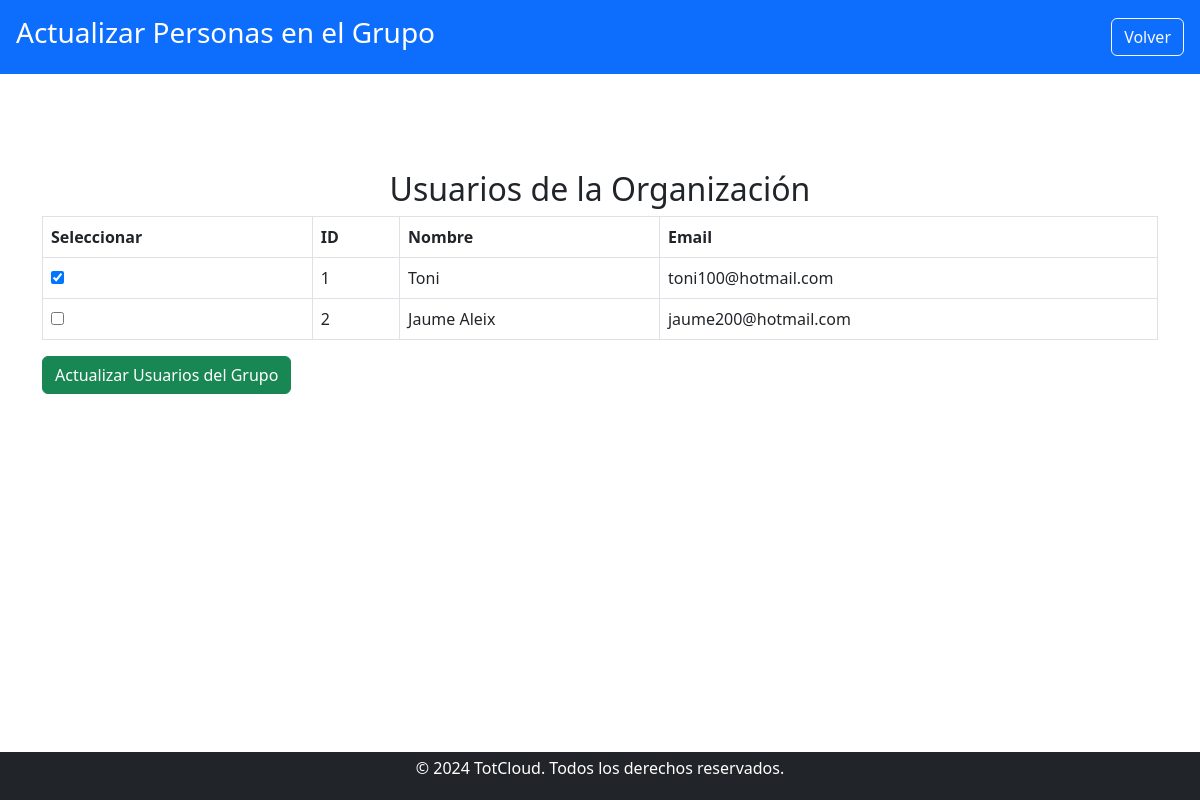
The page /usuario/organizaciones/gestionar_grupos/añadir_personas.php?idGrupo=7&idOrg=4 (signed in) on the database its author committed.
### tables this page shows
CREATE TABLE `usuario` (
  `idUsuario` int(11) NOT NULL,
  `Nombre` varchar(100) NOT NULL,
  `Usuario` varchar(50) NOT NULL,
  `Email` varchar(100) NOT NULL,
  `Telefono` varchar(15) DEFAULT NULL,
  `Contraseña` varchar(255) NOT NULL,
  `Direccion` text DEFAULT NULL,
  `FechaRegistro` datetime DEFAULT current_timestamp()
);

### public/usuario/organizaciones/gestionar_grupos/añadir_personas.php (the view, shortened to what this page needs)
<?php
include '../../../../includes/db_connect.php';
$idGrupo = intval($_GET['idGrupo']);
$idOrganizacion = intval($_GET['idOrg']);
$query_users = "
    SELECT u.idUsuario, u.Nombre, u.Email,
           CASE WHEN rug.idUsuario IS NOT NULL THEN 1 ELSE 0 END AS enGrupo
    FROM usuario u
    JOIN r_usuario_org ruo ON u.idUsuario = ruo.idUsuario
    LEFT JOIN r_usuario_grupo rug ON u.idUsuario = rug.idUsuario AND rug.idGrupo = ?
    WHERE ruo.idOrg = ?";
$stmt_users = $conn->prepare($query_users);
$stmt_users->bind_param('ii', $idGrupo, $idOrganizacion);
$stmt_users->execute();
$result_users = $stmt_users->get_result();
?>
<!DOCTYPE html>
<html lang="es">
<head>
    <link href="https://cdn.jsdelivr.net/npm/bootstrap@5.3.0/dist/css/bootstrap.min.css" rel="stylesheet">
    <link href="../../../css/estilos.css" rel="stylesheet">
</head>
<body>
    <header class="bg-primary text-white d-flex justify-content-between align-items-center p-3">
        <h1 class="h3">Actualizar Personas en el Grupo</h1>
        <a href="gestionar_grupos.php?idOrg=<?php echo $idOrganizacion; ?>" class="btn btn-outline-light">Volver</a>
    </header>
    <main class="container my-5">
        <h2 class="text-center mt-5">Usuarios de la Organización</h2>
        <?php if ($result_users->num_rows > 0): ?>
        <form method="POST">
            <table class="table table-bordered">
                <thead>
                    <tr>
                        <th>Seleccionar</th>
                        <th>ID</th>
                        <th>Nombre</th>
                        <th>Email</th>
                    </tr>
                </thead>
                <tbody>
                    <?php while ($user = $result_users->fetch_assoc()): ?>
                        <tr>
                            <td>
                                <input type="checkbox" name="usuarios[]" value="<?php echo $user['idUsuario']; ?>"
                                    <?php echo $user['enGrupo'] ? 'checked' : ''; ?>>
                            </td>
                            <td><?php echo htmlspecialchars($user['idUsuario']); ?></td>
                            <td><?php echo htmlspecialchars($user['Nombre']); ?></td>
                            <td><?php echo htmlspecialchars($user['Email']); ?></td>
                        </tr>
                    <?php endwhile; ?>
                </tbody>
            </table>
            <button type="submit" class="btn btn-success">Actualizar Usuarios del Grupo</button>
        </form>
        <?php else: ?>
            <p class="text-center">No hay usuarios disponibles para asignar a este grupo.</p>
        <?php endif; ?>
    </main>
    <?php include '../../../../includes/footer.php'; ?>
</body>
</html>

### public/css/estilos.css (style rules this page uses)
body { display: flex; flex-direction: column; min-height: 100vh; margin: 0; }
main { flex: 1; }
header { background-color: #007bff; color: white; padding: 1rem 0; text-align: center; }

### rows shown on the page
usuario: idUsuario "1", Nombre "Toni", Email "toni100@hotmail.com"
usuario: idUsuario "2", Nombre "Jaume Aleix", Email "jaume200@hotmail.com"
